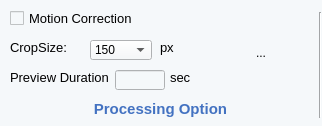
            <widget class="QWidget" name="widget_2" native="true">
             <property name="sizePolicy">
              <sizepolicy hsizetype="Fixed" vsizetype="Fixed">
               <horstretch>0</horstretch>
               <verstretch>0</verstretch>
              </sizepolicy>
             </property>
             <property name="minimumSize">
              <size>
               <width>322</width>
               <height>126</height>
              </size>
             </property>
             <property name="maximumSize">
              <size>
               <width>322</width>
               <height>126</height>
              </size>
             </property>
             <property name="styleSheet">
              <string notr="true">background-color: rgb(170, 255, 127);
background-color: rgb(245, 248, 250);</string>
             </property>
             <widget class="QCheckBox" name="OnMotionCorrectionCheck">
              <property name="geometry">
               <rect>
                <x>10</x>
                <y>10</y>
                <width>158</width>
                <height>16</height>
               </rect>
              </property>
              <property name="sizePolicy">
               <sizepolicy hsizetype="Fixed" vsizetype="Fixed">
                <horstretch>0</horstretch>
                <verstretch>0</verstretch>
               </sizepolicy>
              </property>
              <property name="font">
               <font>
                <family>Arial</family>
                <pointsize>10</pointsize>
               </font>
              </property>
              <property name="text">
               <string>Motion Correction</string>
              </property>
             </widget>
             <widget class="QComboBox" name="OnCropSizeValue">
              <property name="geometry">
               <rect>
                <x>90</x>
                <y>40</y>
                <width>62</width>
                <height>20</height>
               </rect>
              </property>
              <property name="sizePolicy">
               <sizepolicy hsizetype="Fixed" vsizetype="Fixed">
                <horstretch>0</horstretch>
                <verstretch>0</verstretch>
               </sizepolicy>
              </property>
              <property name="minimumSize">
               <size>
                <width>62</width>
                <height>20</height>
               </size>
              </property>
              <property name="maximumSize">
               <size>
                <width>62</width>
                <height>20</height>
               </size>
              </property>
              <property name="font">
               <font>
                <family>Arial</family>
               </font>
              </property>
              <item>
               <property name="text">
                <string>150</string>
               </property>
              </item>
              <item>
               <property name="text">
                <string>300</string>
               </property>
              </item>
             </widget>
             <widget class="QLabel" name="label_161">
              <property name="geometry">
               <rect>
                <x>10</x>
                <y>40</y>
                <width>71</width>
                <height>17</height>
               </rect>
              </property>
              <property name="sizePolicy">
               <sizepolicy hsizetype="Fixed" vsizetype="Fixed">
                <horstretch>0</horstretch>
                <verstretch>0</verstretch>
               </sizepolicy>
              </property>
              <property name="font">
               <font>
                <family>Arial</family>
                <pointsize>10</pointsize>
               </font>
              </property>
              <property name="text">
               <string>CropSize:</string>
              </property>
              <property name="alignment">
               <set>Qt::AlignLeading|Qt::AlignLeft|Qt::AlignTop</set>
              </property>
             </widget>
             <widget class="QLabel" name="label_160">
              <property name="geometry">
               <rect>
                <x>160</x>
                <y>40</y>
                <width>18</width>
                <height>17</height>
               </rect>
              </property>
              <property name="sizePolicy">
               <sizepolicy hsizetype="Fixed" vsizetype="Fixed">
                <horstretch>0</horstretch>
                <verstretch>0</verstretch>
               </sizepolicy>
              </property>
              <property name="font">
               <font>
                <family>Arial</family>
                <pointsize>10</pointsize>
               </font>
              </property>
              <property name="text">
               <string>px</string>
              </property>
              <property name="alignment">
               <set>Qt::AlignLeading|Qt::AlignLeft|Qt::AlignTop</set>
              </property>
             </widget>
             <widget class="QLabel" name="label_163">
              <property name="geometry">
               <rect>
                <x>10</x>
                <y>70</y>
                <width>101</width>
                <height>16</height>
               </rect>
              </property>
              <property name="sizePolicy">
               <sizepolicy hsizetype="Fixed" vsizetype="Fixed">
                <horstretch>0</horstretch>
                <verstretch>0</verstretch>
               </sizepolicy>
              </property>
              <property name="font">
               <font>
                <family>Arial</family>
                <pointsize>10</pointsize>
               </font>
              </property>
              <property name="text">
               <string>Preview Duration</string>
              </property>
              <property name="alignment">
               <set>Qt::AlignLeading|Qt::AlignLeft|Qt::AlignTop</set>
              </property>
             </widget>
             <widget class="QLineEdit" name="OnPreDurationValue">
              <property name="geometry">
               <rect>
                <x>115</x>
                <y>70</y>
                <width>50</width>
                <height>20</height>
               </rect>
              </property>
              <property name="minimumSize">
               <size>
                <width>50</width>
                <height>20</height>
               </size>
              </property>
              <property name="maximumSize">
               <size>
                <width>50</width>
                <height>20</height>
               </size>
              </property>
             </widget>
             <widget class="QLabel" name="label_219">
              <property name="geometry">
               <rect>
                <x>170</x>
                <y>70</y>
                <width>27</width>
                <height>16</height>
               </rect>
              </property>
              <property name="sizePolicy">
               <sizepolicy hsizetype="Fixed" vsizetype="Fixed">
                <horstretch>0</horstretch>
                <verstretch>0</verstretch>
               </sizepolicy>
              </property>
              <property name="font">
               <font>
                <family>Arial</family>
                <pointsize>10</pointsize>
               </font>
              </property>
              <property name="text">
               <string>sec</string>
              </property>
              <property name="alignment">
               <set>Qt::AlignLeading|Qt::AlignLeft|Qt::AlignTop</set>
              </property>
             </widget>
             <widget class="QLabel" name="label_159">
              <property name="geometry">
               <rect>
                <x>10</x>
                <y>101</y>
                <width>301</width>
                <height>16</height>
               </rect>
              </property>
              <property name="font">
               <font>
                <family>Arial</family>
                <pointsize>11</pointsize>
                <weight>75</weight>
                <bold>true</bold>
               </font>
              </property>
              <property name="styleSheet">
               <string notr="true">color: rgb(67, 114, 193);</string>
              </property>
              <property name="text">
               <string>Processing Option</string>
              </property>
              <property name="alignment">
               <set>Qt::AlignCenter</set>
              </property>
             </widget>
             <widget class="QToolButton" name="OnPreProcessingButton">
              <property name="geometry">
               <rect>
                <x>210</x>
                <y>16</y>
                <width>102</width>
                <height>74</height>
               </rect>
              </property>
              <property name="styleSheet">
               <string notr="true">#OnPreProcessingButton{
background-color: transparent; 
border-image: url(:/online/Asset 23_pre.png);
background:none;
border:none;
background-repeat:none;
}
#OnPreProcessingButton:pressed
{
border-image:url(:/online/Asset 23.png);
background-repeat: no-repeat;
}
</string>
              </property>
              <property name="text">
               <string>...</string>
              </property>
             </widget>
             <widget class="Line" name="line_2">
              <property name="geometry">
               <rect>
                <x>319</x>
                <y>12</y>
                <width>2</width>
                <height>106</height>
               </rect>
              </property>
              <property name="sizePolicy">
               <sizepolicy hsizetype="Fixed" vsizetype="Fixed">
                <horstretch>0</horstretch>
                <verstretch>0</verstretch>
               </sizepolicy>
              </property>
              <property name="minimumSize">
               <size>
                <width>2</width>
                <height>106</height>
               </size>
              </property>
              <property name="maximumSize">
               <size>
                <width>2</width>
                <height>106</height>
               </size>
              </property>
              <property name="orientation">
               <enum>Qt::Vertical</enum>
              </property>
             </widget>
            </widget>
